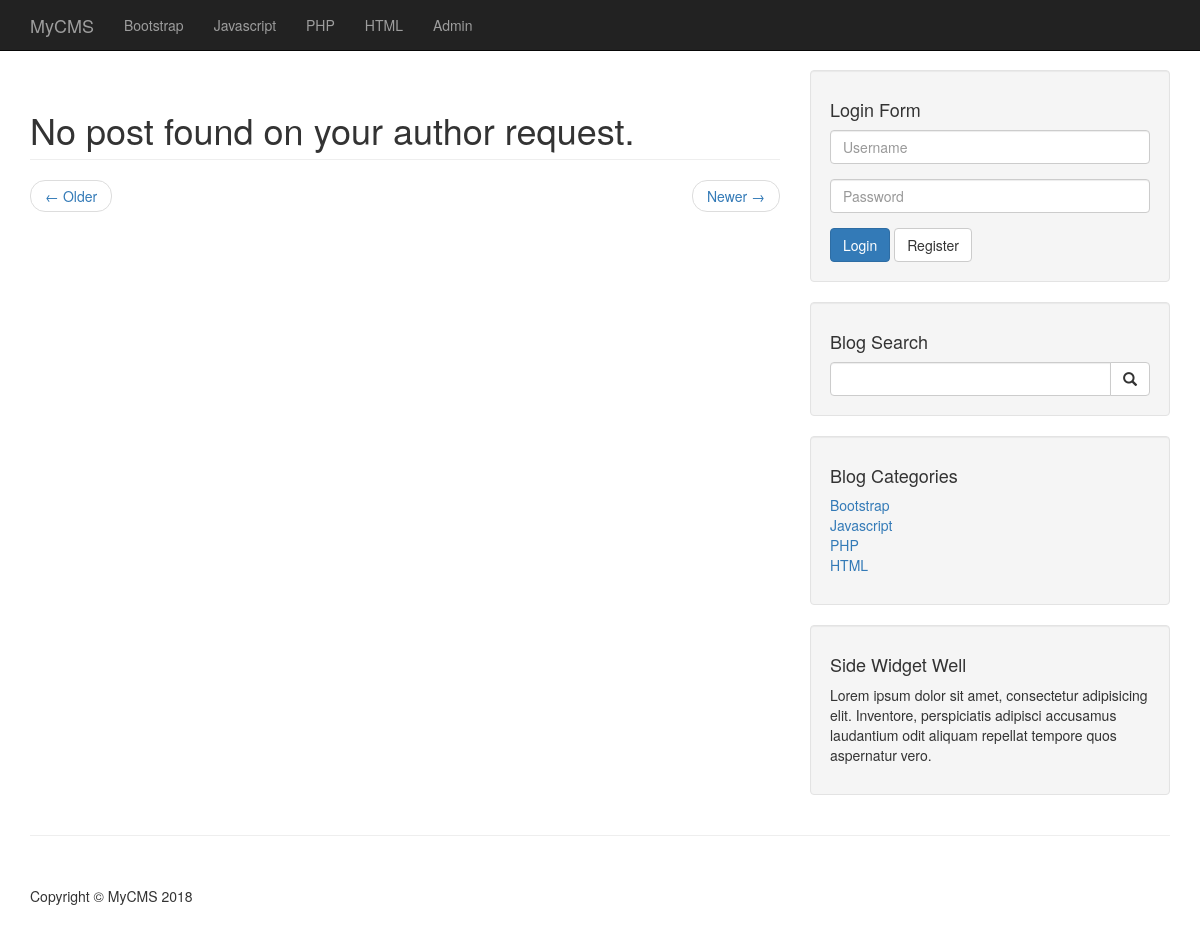
Page /author_posts.php?post_author=hikki on the earlier database version.
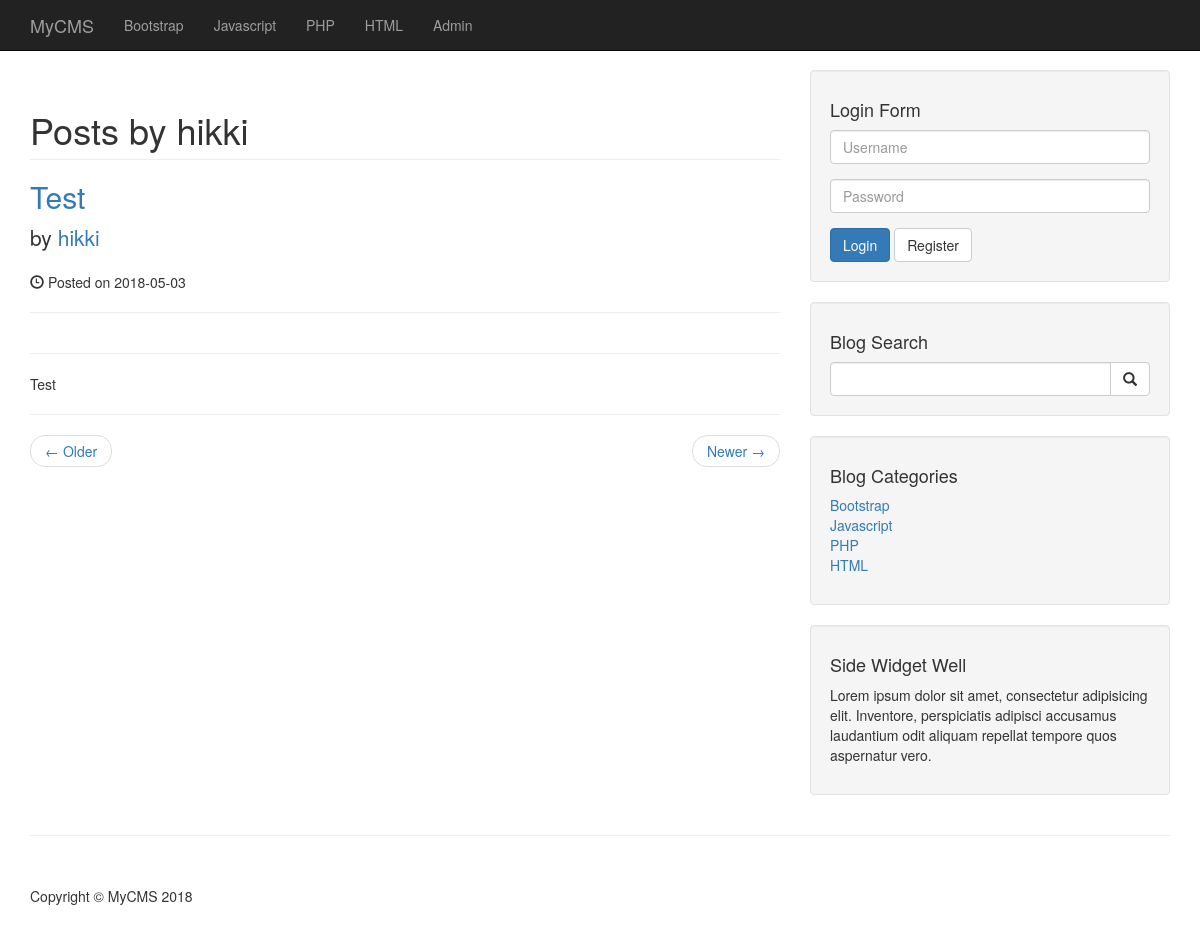
Same page on the later database version.
### tables this page shows
CREATE TABLE `tblcategories` (
  `category_id` int(3) NOT NULL,
  `category_title` varchar(255) NOT NULL
);

CREATE TABLE `tblposts` (
  `post_id` int(11) NOT NULL,
  `post_title` varchar(255) NOT NULL,
  `post_author` int(11) NOT NULL,
  `post_date` date NOT NULL,
  `post_image` text NOT NULL,
  `post_content` text NOT NULL,
  `post_tags` varchar(255) NOT NULL,
  `post_comment_count` int(11) NOT NULL,
  `post_status` varchar(255) NOT NULL DEFAULT 'draft',
  `post_views_count` int(11) NOT NULL,
  `category_id` int(11) NOT NULL
);

CREATE TABLE `tblusers` (
  `user_id` int(11) NOT NULL,
  `username` varchar(255) NOT NULL,
  `password` varchar(255) NOT NULL,
  `firstname` varchar(255) NOT NULL,
  `lastname` varchar(255) NOT NULL,
  `email` varchar(255) NOT NULL,
  `image` text NOT NULL,
  `user_role` varchar(255) NOT NULL DEFAULT 'Subscriber'
);

### includes/functions.php (the view)
<?php require_once('db.php'); ?>
<?php
    function clean($value) {
        global $connection;
        return mysqli_real_escape_string($connection, trim($value));
    }
    function getCategories() {
        global $connection;
        $query = "SELECT * FROM tblcategories;";
        $result = mysqli_query($connection, $query);
        if($result) {
            while($row = mysqli_fetch_assoc($result)) {
                $category_id = $row['category_id'];
                $category_title = $row['category_title'];
                echo "<li><a href='category.php?category={$category_id}'>{$category_title}</a></li>";
            }
        }
    }
?>

### author_posts.php (shortened to what this page needs)
<?php require_once('includes/header.php'); ?>
    <?php require_once('includes/nav.php'); ?>
    <div class="container">
        <div class="row">
            <div class="col-md-8">
                <?php
                    if(isset($_GET['post_author'])) {
                        $post_author = clean($_GET['post_author']);
                    }
                    $posts_info = array();
                    $query = "SELECT * FROM tblposts JOIN tblusers ON tblusers.user_id = tblposts.post_author WHERE BINARY username = '{$post_author}'";
                    $result = mysqli_query($connection, $query);
                    if($result) {
                    ?>
                    <h1 class="page-header">
                        <?php
                            if(mysqli_num_rows($result) != NULL) {
                                echo "Posts by {$post_author}";
                            } else {
                                echo "No post found on your author request.";
                            }
                        ?>
                    </h1>
                    <?php
                        while($row = mysqli_fetch_assoc($result)) {
                            $posts_info['post_id'] = $row['post_id'];
                            $posts_info['post_title'] = $row['post_title'];
                            $posts_info['post_author'] = $row['username'];
                            $posts_info['post_date'] = $row['post_date'];
                            $posts_info['post_image'] = $row['post_image'];
                            $posts_info['post_content'] = $row['post_content'];
                ?>
                <h2>
                    <a href="post.php?post_id=<?php echo $posts_info['post_id']; ?>"><?php echo $posts_info['post_title']; ?></a>
                </h2>
                <p class="lead">
                    by <a href="author_posts.php?post_author=<?php echo $posts_info['post_author']; ?>"><?php echo $posts_info['post_author']; ?></a>
                </p>
                <p><span class="glyphicon glyphicon-time"></span> Posted on <?php echo $posts_info['post_date']; ?></p>
                <hr>
                <hr>
                <p><?php echo $posts_info['post_content']; ?></p>
                <hr>
                <?php   }
                    }
                ?>
                <ul class="pager">
                    <li class="previous">
                        <a href="#">&larr; Older</a>
                    </li>
                    <li class="next">
                        <a href="#">Newer &rarr;</a>
                    </li>
                </ul>
            </div>
            <?php require_once('includes/sidebar.php') ?>
        <hr>
<?php require_once('includes/footer.php') ?>

Differences in the rows shown:
added tblposts: post_title "Test", tblusers.username "hikki", post_date "2018-05-03", post_content "Test"
Other differences:
$post_author: (not shown) → "hikki"
text no longer shown: "No post found on your author request."
text now shown: "Posts by"
